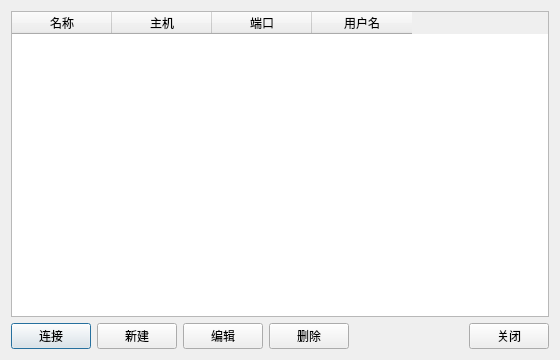
<?xml version="1.0" encoding="UTF-8"?>
<ui version="4.0">
 <class>Dialog</class>
 <widget class="QDialog" name="Dialog">
  <property name="geometry">
   <rect>
    <x>0</x>
    <y>0</y>
    <width>560</width>
    <height>360</height>
   </rect>
  </property>
  <property name="windowTitle">
   <string>Dialog</string>
  </property>
  <layout class="QVBoxLayout" name="verticalLayout">
   <item>
    <widget class="QTableWidget" name="table">
     <property name="editTriggers">
      <set>QAbstractItemView::NoEditTriggers</set>
     </property>
     <property name="selectionMode">
      <enum>QAbstractItemView::SingleSelection</enum>
     </property>
     <property name="selectionBehavior">
      <enum>QAbstractItemView::SelectRows</enum>
     </property>
     <column>
      <property name="text">
       <string>名称</string>
      </property>
     </column>
     <column>
      <property name="text">
       <string>主机</string>
      </property>
     </column>
     <column>
      <property name="text">
       <string>端口</string>
      </property>
     </column>
     <column>
      <property name="text">
       <string>用户名</string>
      </property>
     </column>
    </widget>
   </item>
   <item>
    <layout class="QHBoxLayout" name="horizontalLayout">
     <item>
      <widget class="QPushButton" name="btn_connect">
       <property name="text">
        <string>连接</string>
       </property>
      </widget>
     </item>
     <item>
      <widget class="QPushButton" name="btn_new">
       <property name="text">
        <string>新建</string>
       </property>
      </widget>
     </item>
     <item>
      <widget class="QPushButton" name="btn_edit">
       <property name="text">
        <string>编辑</string>
       </property>
      </widget>
     </item>
     <item>
      <widget class="QPushButton" name="btn_delete">
       <property name="text">
        <string>删除</string>
       </property>
      </widget>
     </item>
     <item>
      <spacer name="horizontalSpacer">
       <property name="orientation">
        <enum>Qt::Horizontal</enum>
       </property>
       <property name="sizeHint" stdset="0">
        <size>
         <width>40</width>
         <height>20</height>
        </size>
       </property>
      </spacer>
     </item>
     <item>
      <widget class="QPushButton" name="btn_close">
       <property name="text">
        <string>关闭</string>
       </property>
      </widget>
     </item>
    </layout>
   </item>
  </layout>
 </widget>
 <resources/>
 <connections/>
</ui>
